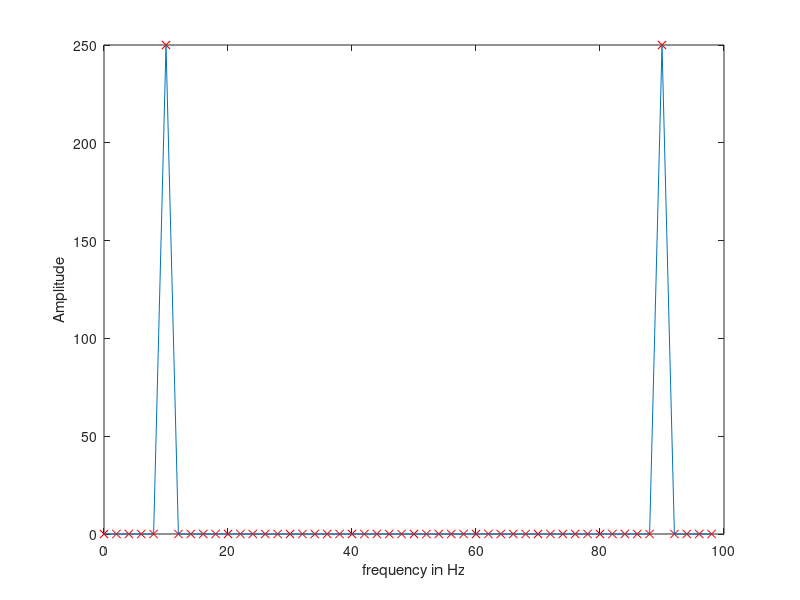

Reproduce this figure in MATLAB.
clear;
f1=10;F1=100;f2=90;F2=100;
% for n=1:50,
%     x1(n)=10*sin(2*pi*n*f1/F1);
%     fr1(n)=n/25*F1/2;
% end
n = 0:49;
x1 = 10*sin(2*pi*n*f1/F1);
 fr1=n/25*F1/2;
 
y1=fft(x1,50);
plot(fr1,abs(y1),'rx');
xlabel('frequency in Hz');
ylabel('Amplitude');
%figure;
hold on;
% for n=1:50,
%     x2(n)=10*sin(2*pi*n*f2/F1);
%     fr2(n)=n/25*F1/2;
% end
x2 = 10*sin(2*pi*n*f2/F1);
fr2=n/25*F1/2;

y2=fft(x2,50);
plot(fr2,abs(y2));
%xlabel('frequency in Hz');
